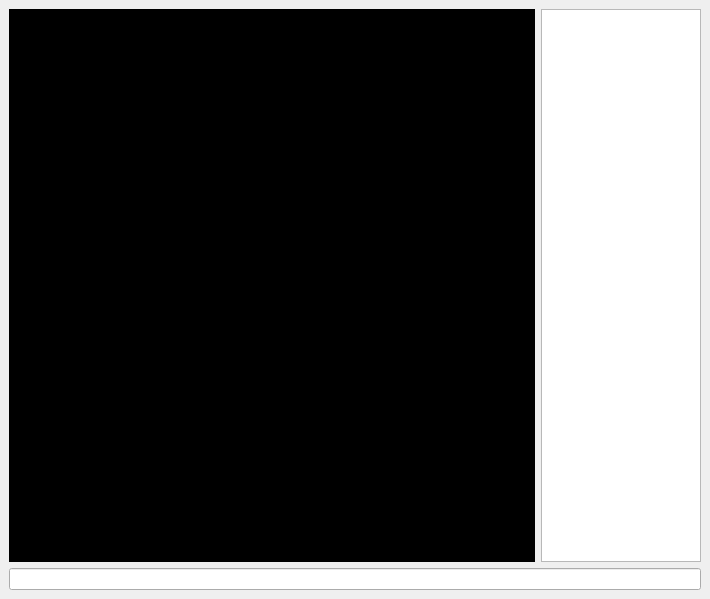
<?xml version="1.0" encoding="UTF-8"?>
<ui version="4.0">
 <class>MainWindow</class>
 <widget class="QMainWindow" name="MainWindow">
  <property name="geometry">
   <rect>
    <x>0</x>
    <y>0</y>
    <width>710</width>
    <height>599</height>
   </rect>
  </property>
  <property name="windowTitle">
   <string>MiniCraft</string>
  </property>
  <property name="windowIcon">
   <iconset resource="resources.qrc">
    <normaloff>:/main/icon.svg</normaloff>:/main/icon.svg</iconset>
  </property>
  <property name="animated">
   <bool>true</bool>
  </property>
  <property name="documentMode">
   <bool>false</bool>
  </property>
  <widget class="QWidget" name="centralwidget">
   <layout class="QVBoxLayout" name="verticalLayout">
    <item>
     <layout class="QHBoxLayout" name="horizontalLayout">
      <item>
       <widget class="QPlainTextLog" name="chatlog">
        <property name="focusPolicy">
         <enum>Qt::NoFocus</enum>
        </property>
        <property name="styleSheet">
         <string notr="true">QPlainTextEdit {
	background-color: black;
	color: white;
}</string>
        </property>
        <property name="undoRedoEnabled">
         <bool>false</bool>
        </property>
        <property name="readOnly">
         <bool>true</bool>
        </property>
        <property name="textInteractionFlags">
         <set>Qt::LinksAccessibleByMouse|Qt::TextSelectableByMouse</set>
        </property>
       </widget>
      </item>
      <item>
       <widget class="QListWidget" name="playerList">
        <property name="sizePolicy">
         <sizepolicy hsizetype="Fixed" vsizetype="Expanding">
          <horstretch>0</horstretch>
          <verstretch>0</verstretch>
         </sizepolicy>
        </property>
        <property name="maximumSize">
         <size>
          <width>160</width>
          <height>16777215</height>
         </size>
        </property>
       </widget>
      </item>
     </layout>
    </item>
    <item>
     <widget class="QLineEdit" name="inputbox">
      <property name="maxLength">
       <number>100</number>
      </property>
     </widget>
    </item>
   </layout>
  </widget>
 </widget>
 <customwidgets>
  <customwidget>
   <class>QPlainTextLog</class>
   <extends>QPlainTextEdit</extends>
   <header>qplaintextlog.h</header>
  </customwidget>
 </customwidgets>
 <tabstops>
  <tabstop>inputbox</tabstop>
 </tabstops>
 <resources>
  <include location="resources.qrc"/>
 </resources>
 <connections/>
</ui>
